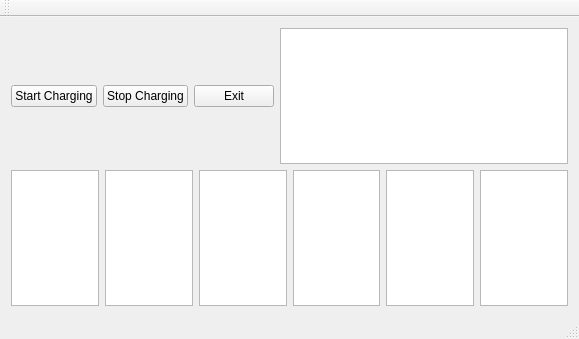
<?xml version="1.0" encoding="UTF-8"?>
<ui version="4.0">
 <class>MainWindow</class>
 <widget class="QMainWindow" name="MainWindow">
  <property name="geometry">
   <rect>
    <x>0</x>
    <y>0</y>
    <width>579</width>
    <height>339</height>
   </rect>
  </property>
  <property name="windowTitle">
   <string>MainWindow</string>
  </property>
  <widget class="QWidget" name="centralWidget">
   <layout class="QVBoxLayout" name="verticalLayout_2">
    <item>
     <layout class="QHBoxLayout" name="horizontalLayoutUp">
      <item>
       <widget class="QPushButton" name="pushButton">
        <property name="text">
         <string>Start Charging</string>
        </property>
       </widget>
      </item>
      <item>
       <widget class="QPushButton" name="pushButton_2">
        <property name="text">
         <string>Stop Charging</string>
        </property>
       </widget>
      </item>
      <item>
       <widget class="QPushButton" name="exitBtn">
        <property name="text">
         <string>Exit</string>
        </property>
       </widget>
      </item>
      <item>
       <layout class="QGridLayout" name="gridLayout">
        <item row="0" column="0">
         <widget class="QTableView" name="tableViewMain"/>
        </item>
       </layout>
      </item>
     </layout>
    </item>
    <item>
     <layout class="QHBoxLayout" name="horizontalLayout">
      <item>
       <widget class="QTableView" name="tView0"/>
      </item>
      <item>
       <widget class="QTableView" name="tView1"/>
      </item>
      <item>
       <widget class="QTableView" name="tView2"/>
      </item>
      <item>
       <widget class="QTableView" name="tView3"/>
      </item>
      <item>
       <widget class="QTableView" name="tView4"/>
      </item>
      <item>
       <widget class="QTableView" name="tView5"/>
      </item>
     </layout>
    </item>
   </layout>
  </widget>
  <widget class="QMenuBar" name="menuBar">
   <property name="geometry">
    <rect>
     <x>0</x>
     <y>0</y>
     <width>579</width>
     <height>25</height>
    </rect>
   </property>
  </widget>
  <widget class="QToolBar" name="mainToolBar">
   <attribute name="toolBarArea">
    <enum>TopToolBarArea</enum>
   </attribute>
   <attribute name="toolBarBreak">
    <bool>false</bool>
   </attribute>
  </widget>
  <widget class="QStatusBar" name="statusBar"/>
 </widget>
 <layoutdefault spacing="6" margin="11"/>
 <resources/>
 <connections/>
</ui>
